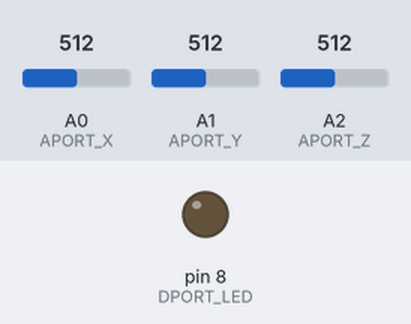
A sketch run on a simulated Arduino Uno, built with avr-gcc and run on an emulated ATmega328P. On the bench: output pins drawn as LEDs (lit = HIGH). The test bench sets the inputs (shaded band); at power-on: A0 (APORT_X) = 512, A1 (APORT_Y) = 512, A2 (APORT_Z) = 512.

Above: at 0.1 s.
At 5.1 s:
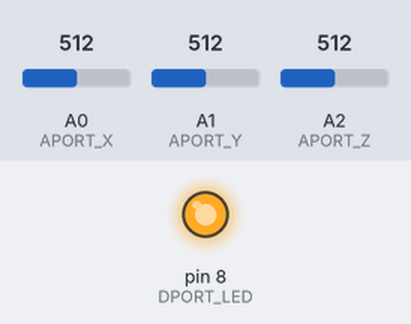
Timing chart, 0 to 6.6 s (numbered marks = the images above):
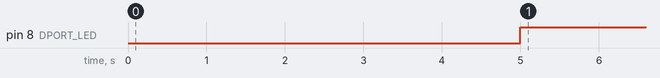

The sketch:

fio_test04_sendTest.ino
```cpp
#include <SoftwareSerial.h>
#define BYTE unsigned char

unsigned long t_next;
const unsigned long T = 1; //50ms
const int DPORT_RX = 4; //シリアル通信用 ポート
const int DPORT_TX = 3; //シリアル通信用 ポート
const int APORT_X = 0;
const int APORT_Y = 1;
const int APORT_Z = 2;
const int DPORT_LED = 8;
char sendText[256]; //シリアル通信で送る文字

SoftwareSerial mySerial(DPORT_RX, DPORT_TX);

boolean isInit = true;

void *my_memcpy(void * d1, const void * s1, int n)
{
  char *d;
  const char *s;

  s = (const char*)s1;
  d = (char*)d1;
  while(n--){
    *d++ = *s++;
  }
  return d1;
}


void setup()
{
  pinMode(DPORT_LED, OUTPUT);
  t_next = millis();
  mySerial.begin(9600);
  //  mySerial.begin(19200);
}


unsigned long cnt = 0;
unsigned long tc_old =  0;
unsigned long dts[5];
unsigned long beforeTime = 0;

void loop()
{
  if (isInit){
    isInit = false;
    delay(5000);
    //LED点灯
    digitalWrite(DPORT_LED,HIGH);
  }else{
    // 一定間隔で送信
    //アナログポート読み込み
    int val[] = {analogRead(APORT_X), analogRead(APORT_Y), analogRead(APORT_Z)};    // アナログピンを読み取る
//    int val[] = {analogRead(APORT_X), 0, 0};    // アナログピンを読み取る
//    int val[] = {0,0,0};    // アナログピンを読み取る
    unsigned long curTime = millis();
    if (curTime-beforeTime >= 50){
      beforeTime = curTime;
      memset(sendText, 0, sizeof(sendText));
      sprintf(sendText, "%ld,%ld,%d", curTime, cnt, val[0]);
      mySerial.println(sendText);
      cnt++;
    }
  }
}
```

Measured:
- by itself, pin 8 (DPORT_LED): LOW → HIGH at 5.0 s
